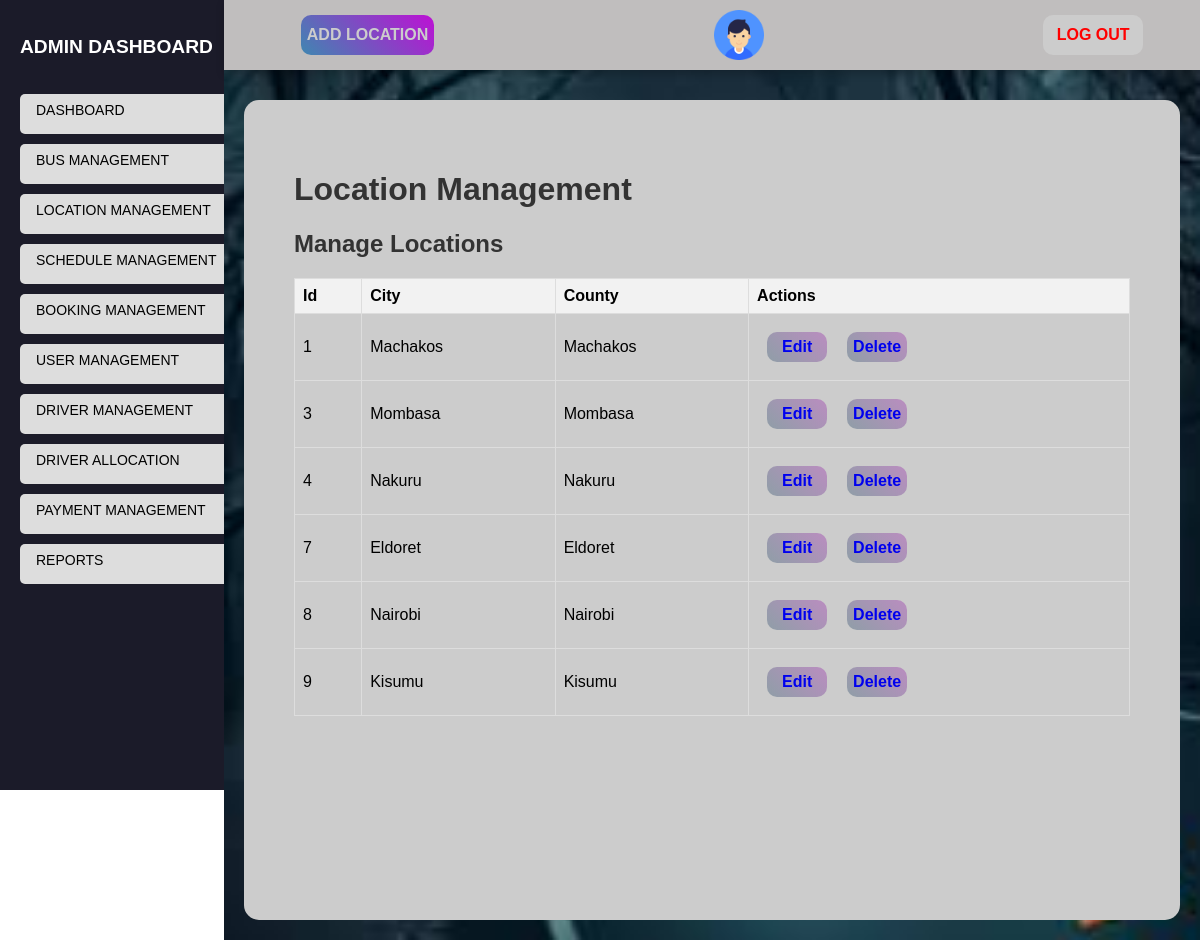
/admin/locations.php (signed in), run on the app's committed database.
### tables this page shows
CREATE TABLE `locations` (
  `location_id` int NOT NULL AUTO_INCREMENT,
  `city` varchar(100) NOT NULL,
  `county` varchar(100) NOT NULL,
  `lastupdated` timestamp(6) NOT NULL DEFAULT CURRENT_TIMESTAMP(6) ON UPDATE CURRENT_TIMESTAMP(6),
  PRIMARY KEY (`location_id`)
);

### admin/locations.php (the view, shortened to what this page needs)
<?php
require_once '../controllers/admincontroller.php';
?>
<!DOCTYPE html>
<html lang="en">
<head>
    <link rel="stylesheet" href="../css/admin.css">
</head>
<body>
    <div class="sidebar">
        <h2>ADMIN DASHBOARD</h2>
        <ul>
            <li><a href="index.php">DASHBOARD</a></li>
            <li><a href="buses.php">BUS MANAGEMENT</a></li>
            <li><a href="locations.php">LOCATION MANAGEMENT</a></li>
            <li><a href="schedules.php">SCHEDULE MANAGEMENT</a></li>
            <li><a href="bookings.php">BOOKING MANAGEMENT</a></li>
            <li><a href="users.php">USER MANAGEMENT</a></li>
            <li><a href="drivers.php">DRIVER MANAGEMENT</a></li>
            <li><a href="driverallocation.php">DRIVER ALLOCATION</a></li>
            <li><a href="payments.php">PAYMENT MANAGEMENT</a></li>
            <li><a href="reports.php">REPORTS</a></li>
        </ul>
    </div>
    <div class="main-content">
        <div class="header">
            <div class="nav">
                <div class="user">
                    <button class="btn" onclick="toggleAddLoc(true)"><b>ADD LOCATION</b></button>
                    <div class="img-case">
                        <a href="adminprofile.php"><img src="../images/user.png"></a>
                    </div>
                    <button class="log-btn"><a href="index.php?logout=1" style="color: red;" class="logout"><b>LOG OUT</b></a></button>
                </div>
            </div>
        </div>
        <div class="b-content">
            <h1>Location Management</h1>
            <div class="route-list active">
                <h2>Manage Locations</h2>
                <table>
                    <thead>
                        <tr>
                            <th>Id</th>
                            <th>City</th>
                            <th>County</th>
                            <th>Actions</th>
                        </tr>
                    </thead>
                    <tbody>
                        <?php
                        $sql = "SELECT * FROM locations";
                        $result = $conn->query($sql);
                        while($loc_r = $result->fetch_assoc()) {
                            echo "<tr>";
                            echo "<td>" . $loc_r["location_id"] . "</td>";
                            echo "<td>" . $loc_r["city"] . "</td>";
                            echo "<td>" . $loc_r["county"] . "</td>";
                            echo "<td class='action-column'>";
                            echo "<button><a href='edit/editlocation.php?location_id=" . $loc_r["location_id"] . "'><b>Edit</b></a></button>";
                            echo "<button><a href='delete/deletelocation.php?location_id=" . $loc_r["location_id"] . "'
                            onclick='return confirm(\"Are you sure you want to delete this location?\");'><b>Delete</b></a></button>";
                            echo "</td>";
                            echo "</tr>";
                        }
                        ?>
                    </tbody>
                </table>
            </div>
        </div>
    </div>
</body>
</html>

### css/admin.css (style rules this page uses)
body { margin: 0; padding: 0; font-family: Arial, sans-serif; }
.sidebar { position: fixed; width: 250px; justify-content: flex-start; background-color: rgb(0, 0, 0); background-color: rgb(27, 27, 41); display: flex; flex-direction: column; color: #fff; padding: 20px; height: 750px; }
.sidebar h2 { margin-bottom: 20px; font-size: larger; color: #fff; }
.sidebar ul { list-style-type: none; padding: 0; }
.sidebar ul li { margin-bottom: 10px; height: 40px; background-color: #ddd; color: black; border-radius: 5px; }
.sidebar ul li a { text-decoration: none; font-family: sans-serif; font-size: 14px; color: black; display: block; padding: 8px 16px; border-radius: 4px; transition: background-color 0.3s ease; }
.main-content { padding: 20px; background-image: url(../images/dash1.jpeg); background-position: center; background-size: cover; background-repeat: no-repeat; position: absolute; right: 0; width: 78vw; min-height: 100vh; }
h1, h2 { color: #333; }
.b-content { position: relative; overflow: hidden; margin-top: 10vh; min-height: 90vh; padding: 50px; background: rgb(0, 0, 0); background-color: #ccc; border-radius: 15px; }
table { width: 100%; border-collapse: collapse; }
table th, table td { border: 1px solid #ddd; padding: 8px; }
table td a { text-decoration: none; }
table th { background-color: #f2f2f2; text-align: left; }
ul { list-style-type: none; padding: 0; }
li { margin-bottom: 5px; }
.main-content .header { position: fixed; top: 0; right: 0; width: 78vw; display: flex; padding: 10px; padding-left: 30px; box-shadow: 0 4px 8px 0 rgba(0,0,0,0.2); z-index: 1; text-align: center; justify-content: space-around; background-color: rgb(0, 0, 0); background-color: rgb(192, 190, 190); color: #fff; }
.main-content .header .nav { width: 90%; }
.main-content .header .nav .user { display: flex; justify-content: space-between; align-items: center; }
.nav .user .log-btn { display: inline-block; text-decoration: none; border-radius: 10px; border: none; background-color: #ccc; height: 40px; width: 100px; font-size: 16px; cursor: pointer; }
.nav .user a { text-decoration: none; }
.nav .user .btn { border-radius: 10px; border: none; background-image: linear-gradient(45deg, #3f87b1, #bd10d4); color: #ccc; text-align: center; text-decoration: none; height: 40px; min-width: 90px; font-size: medium; cursor: pointer; }
.main-content .header .nav .user .img-case img { width: 40px; height: 40px; }
.main-content .header .nav .user .img-case { display: flex; position: relative; width: 50px; height: 50px; }
.main-content .header .nav .user .img-case img { position: absolute; top: 0; left: 0; width: 100%; height: 100%; }
.route-list, .locform { display: none; }
.route-list.active, .locform.active { display: block; }
.route-list td button { border-radius: 10px; border: none; background-image: linear-gradient(45deg, #8f9ea7, #ba8dc0); color: #ccc; text-align: center; text-decoration: none; height: 30px; margin: 10px; min-width: 60px; font-size: medium; cursor: pointer; }

### data on the page
locations: location_id "1", city "Machakos", county "Machakos"
locations: location_id "3", city "Mombasa", county "Mombasa"
locations: location_id "4", city "Nakuru", county "Nakuru"
locations: location_id "7", city "Eldoret", county "Eldoret"
locations: location_id "8", city "Nairobi", county "Nairobi"
locations: location_id "9", city "Kisumu", county "Kisumu"
